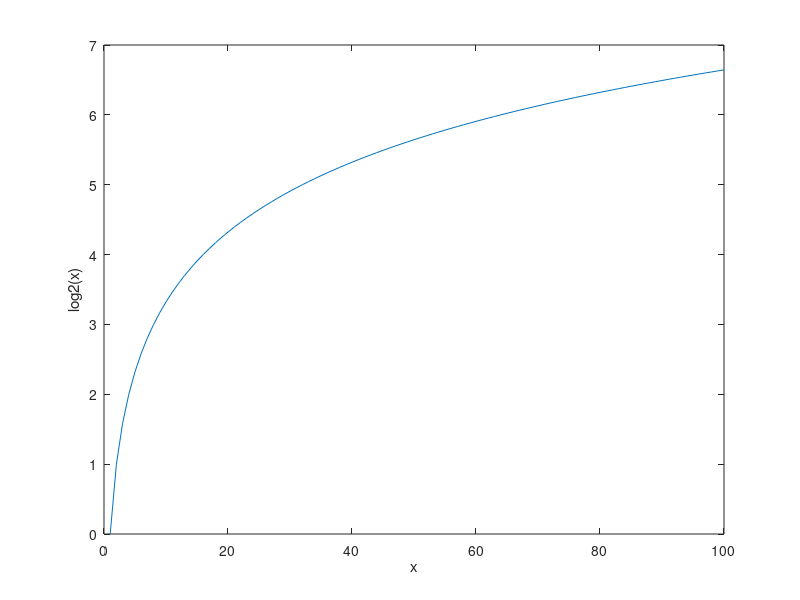

Write the MATLAB code that produced this figure.
% Regression test function (black box) for log2
% This function is autogenerated by helpgen.py
function bbtest_success = bbtest_mathfunctions_log2
  bbtest_success = 1;
NumErrors = 0;
try
  x = linspace(1,100);
catch
  NumErrors = NumErrors + 1;
end
try
  plot(x,log2(x))
catch
  NumErrors = NumErrors + 1;
end
try
  xlabel('x');
catch
  NumErrors = NumErrors + 1;
end
try
  ylabel('log2(x)');
catch
  NumErrors = NumErrors + 1;
end
try
  mprint('log2plot');
catch
  NumErrors = NumErrors + 1;
end
if (NumErrors ~= 0) bbtest_success = 0; return; end
